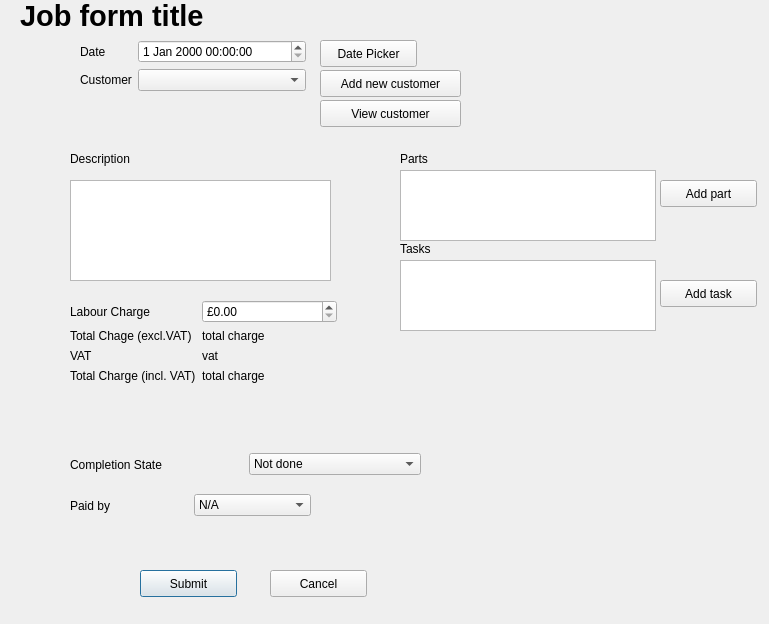
<?xml version="1.0" encoding="UTF-8"?>
<ui version="4.0">
 <class>JobForm</class>
 <widget class="QDialog" name="JobForm">
  <property name="geometry">
   <rect>
    <x>0</x>
    <y>0</y>
    <width>769</width>
    <height>624</height>
   </rect>
  </property>
  <property name="windowTitle">
   <string>Dialog</string>
  </property>
  <widget class="QWidget" name="formLayoutWidget">
   <property name="geometry">
    <rect>
     <x>80</x>
     <y>40</y>
     <width>226</width>
     <height>71</height>
    </rect>
   </property>
   <layout class="QFormLayout" name="formLayout_dateCustomer">
    <item row="0" column="0">
     <widget class="QLabel" name="label_date">
      <property name="text">
       <string>Date</string>
      </property>
     </widget>
    </item>
    <item row="1" column="0">
     <widget class="QLabel" name="label_customer">
      <property name="text">
       <string>Customer</string>
      </property>
     </widget>
    </item>
    <item row="1" column="1">
     <widget class="QComboBox" name="comboBox_customer"/>
    </item>
    <item row="0" column="1">
     <widget class="QDateTimeEdit" name="dateTimeEdit_date"/>
    </item>
   </layout>
  </widget>
  <widget class="QWidget" name="formLayoutWidget_2">
   <property name="geometry">
    <rect>
     <x>70</x>
     <y>300</y>
     <width>267</width>
     <height>111</height>
    </rect>
   </property>
   <layout class="QFormLayout" name="formLayout_charges">
    <property name="fieldGrowthPolicy">
     <enum>QFormLayout::AllNonFixedFieldsGrow</enum>
    </property>
    <item row="0" column="0">
     <widget class="QLabel" name="label_labourCharge">
      <property name="text">
       <string>Labour Charge</string>
      </property>
     </widget>
    </item>
    <item row="0" column="1">
     <widget class="QDoubleSpinBox" name="doubleSpinBox_labourCharge">
      <property name="prefix">
       <string>£</string>
      </property>
      <property name="maximum">
       <double>100000.000000000000000</double>
      </property>
     </widget>
    </item>
    <item row="1" column="0">
     <widget class="QLabel" name="label_totalChargeExclVat">
      <property name="text">
       <string>Total Chage (excl.VAT)</string>
      </property>
     </widget>
    </item>
    <item row="2" column="0">
     <widget class="QLabel" name="label_vat">
      <property name="text">
       <string>VAT</string>
      </property>
     </widget>
    </item>
    <item row="3" column="0">
     <widget class="QLabel" name="label_totalChargeInclVat">
      <property name="text">
       <string>Total Charge (incl. VAT)</string>
      </property>
     </widget>
    </item>
    <item row="1" column="1">
     <widget class="QLabel" name="label_totalChargeExclVatE">
      <property name="text">
       <string>total charge</string>
      </property>
     </widget>
    </item>
    <item row="2" column="1">
     <widget class="QLabel" name="label_vatE">
      <property name="text">
       <string>vat</string>
      </property>
     </widget>
    </item>
    <item row="3" column="1">
     <widget class="QLabel" name="label_totalChargeInclVatE">
      <property name="text">
       <string>total charge</string>
      </property>
     </widget>
    </item>
   </layout>
  </widget>
  <widget class="QPushButton" name="pushButton_submit">
   <property name="geometry">
    <rect>
     <x>140</x>
     <y>570</y>
     <width>97</width>
     <height>27</height>
    </rect>
   </property>
   <property name="text">
    <string>Submit</string>
   </property>
  </widget>
  <widget class="QPushButton" name="pushButton_cancel">
   <property name="geometry">
    <rect>
     <x>270</x>
     <y>570</y>
     <width>97</width>
     <height>27</height>
    </rect>
   </property>
   <property name="text">
    <string>Cancel</string>
   </property>
  </widget>
  <widget class="QPushButton" name="pushButton_addPart">
   <property name="geometry">
    <rect>
     <x>660</x>
     <y>180</y>
     <width>97</width>
     <height>27</height>
    </rect>
   </property>
   <property name="text">
    <string>Add part</string>
   </property>
  </widget>
  <widget class="QPushButton" name="pushButton_addTask">
   <property name="geometry">
    <rect>
     <x>660</x>
     <y>280</y>
     <width>97</width>
     <height>27</height>
    </rect>
   </property>
   <property name="text">
    <string>Add task</string>
   </property>
  </widget>
  <widget class="QWidget" name="horizontalLayoutWidget">
   <property name="geometry">
    <rect>
     <x>70</x>
     <y>490</y>
     <width>241</width>
     <height>31</height>
    </rect>
   </property>
   <layout class="QHBoxLayout" name="horizontalLayout_paidBy">
    <item>
     <widget class="QLabel" name="label_paidBy">
      <property name="text">
       <string>Paid by</string>
      </property>
     </widget>
    </item>
    <item>
     <widget class="QComboBox" name="comboBox_paidBy">
      <item>
       <property name="text">
        <string>N/A</string>
       </property>
      </item>
      <item>
       <property name="text">
        <string>Cash</string>
       </property>
      </item>
      <item>
       <property name="text">
        <string>Cheque</string>
       </property>
      </item>
      <item>
       <property name="text">
        <string>Credit</string>
       </property>
      </item>
      <item>
       <property name="text">
        <string>Debit</string>
       </property>
      </item>
      <item>
       <property name="text">
        <string>Bank Transfer</string>
       </property>
      </item>
     </widget>
    </item>
   </layout>
  </widget>
  <widget class="QLabel" name="label_title">
   <property name="geometry">
    <rect>
     <x>20</x>
     <y>0</y>
     <width>231</width>
     <height>31</height>
    </rect>
   </property>
   <property name="font">
    <font>
     <pointsize>22</pointsize>
     <weight>75</weight>
     <bold>true</bold>
    </font>
   </property>
   <property name="text">
    <string>Job form title</string>
   </property>
  </widget>
  <widget class="QLabel" name="label_part">
   <property name="geometry">
    <rect>
     <x>400</x>
     <y>150</y>
     <width>41</width>
     <height>17</height>
    </rect>
   </property>
   <property name="text">
    <string>Parts</string>
   </property>
  </widget>
  <widget class="QListWidget" name="listWidget_partsE">
   <property name="geometry">
    <rect>
     <x>400</x>
     <y>170</y>
     <width>256</width>
     <height>71</height>
    </rect>
   </property>
  </widget>
  <widget class="QLabel" name="label_tasks">
   <property name="geometry">
    <rect>
     <x>400</x>
     <y>240</y>
     <width>41</width>
     <height>17</height>
    </rect>
   </property>
   <property name="text">
    <string>Tasks</string>
   </property>
  </widget>
  <widget class="QListWidget" name="listWidget_tasksE">
   <property name="geometry">
    <rect>
     <x>400</x>
     <y>260</y>
     <width>256</width>
     <height>71</height>
    </rect>
   </property>
  </widget>
  <widget class="QPushButton" name="pushButton_addNewCustomer">
   <property name="geometry">
    <rect>
     <x>320</x>
     <y>70</y>
     <width>141</width>
     <height>27</height>
    </rect>
   </property>
   <property name="text">
    <string>Add new customer</string>
   </property>
  </widget>
  <widget class="QWidget" name="horizontalLayoutWidget_2">
   <property name="geometry">
    <rect>
     <x>70</x>
     <y>450</y>
     <width>351</width>
     <height>29</height>
    </rect>
   </property>
   <layout class="QHBoxLayout" name="horizontalLayout">
    <item>
     <widget class="QLabel" name="label_completionState">
      <property name="text">
       <string>Completion State</string>
      </property>
     </widget>
    </item>
    <item>
     <widget class="QComboBox" name="comboBox_completionState">
      <item>
       <property name="text">
        <string>Not done</string>
       </property>
      </item>
      <item>
       <property name="text">
        <string>Done - not paid</string>
       </property>
      </item>
      <item>
       <property name="text">
        <string>Done - paid</string>
       </property>
      </item>
     </widget>
    </item>
   </layout>
  </widget>
  <widget class="QPushButton" name="pushButton_viewCustomer">
   <property name="geometry">
    <rect>
     <x>320</x>
     <y>100</y>
     <width>141</width>
     <height>27</height>
    </rect>
   </property>
   <property name="text">
    <string>View customer</string>
   </property>
  </widget>
  <widget class="QPlainTextEdit" name="plainTextEdit_description">
   <property name="geometry">
    <rect>
     <x>70</x>
     <y>180</y>
     <width>261</width>
     <height>101</height>
    </rect>
   </property>
  </widget>
  <widget class="QLabel" name="label_description">
   <property name="geometry">
    <rect>
     <x>70</x>
     <y>150</y>
     <width>81</width>
     <height>17</height>
    </rect>
   </property>
   <property name="text">
    <string>Description</string>
   </property>
  </widget>
  <widget class="QPushButton" name="pushButton_datePicker">
   <property name="geometry">
    <rect>
     <x>320</x>
     <y>40</y>
     <width>97</width>
     <height>27</height>
    </rect>
   </property>
   <property name="text">
    <string>Date Picker</string>
   </property>
  </widget>
 </widget>
 <resources/>
 <connections/>
</ui>
